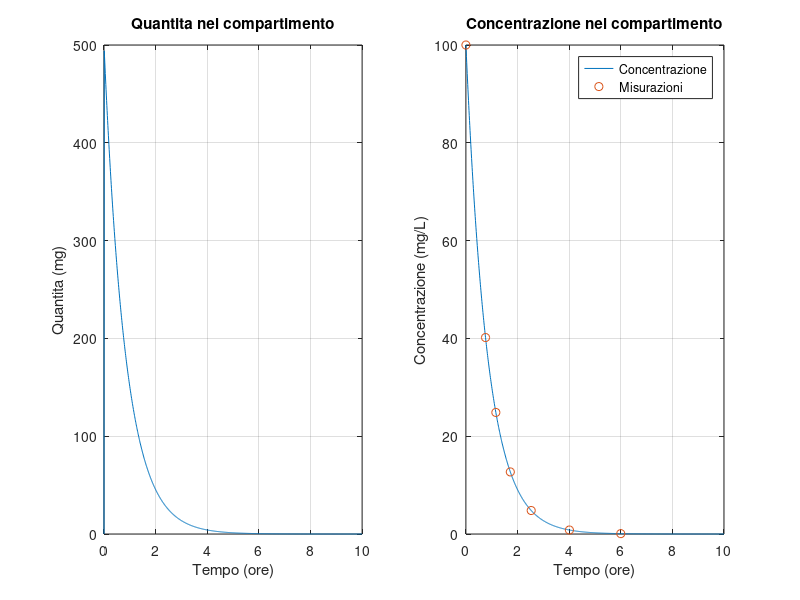
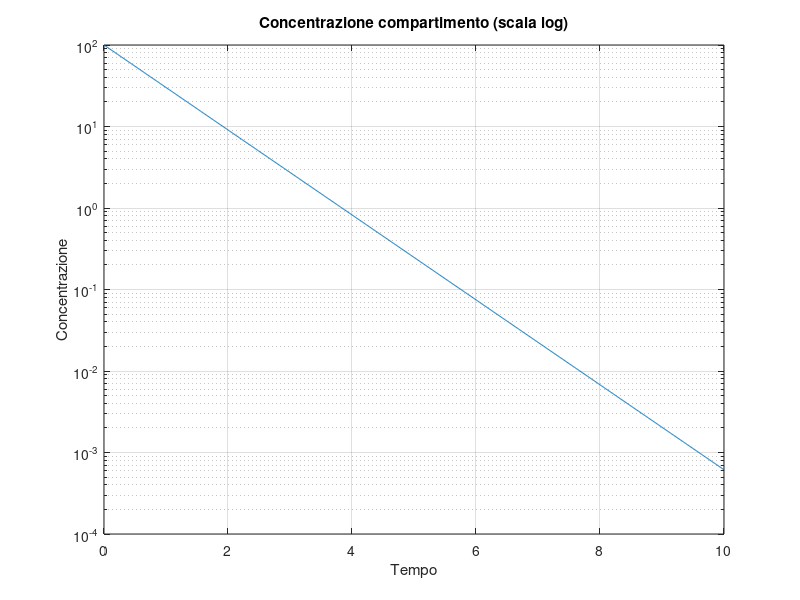
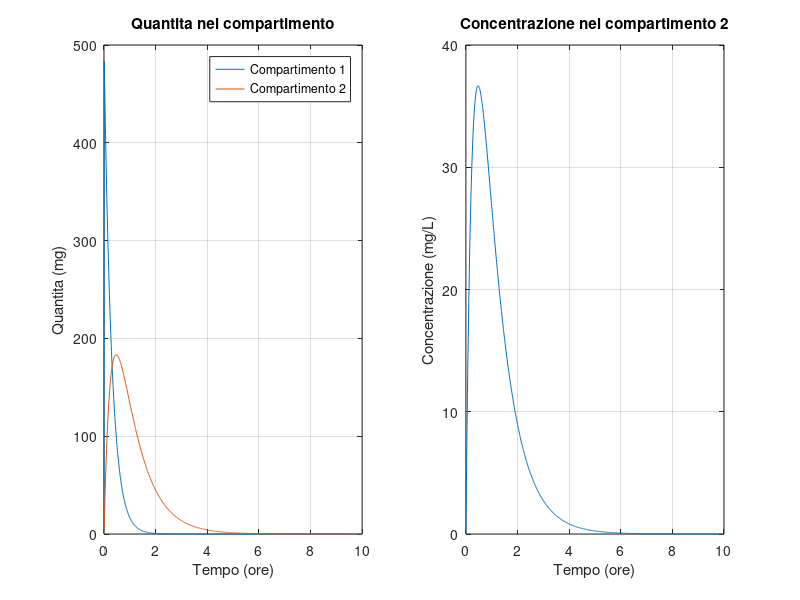
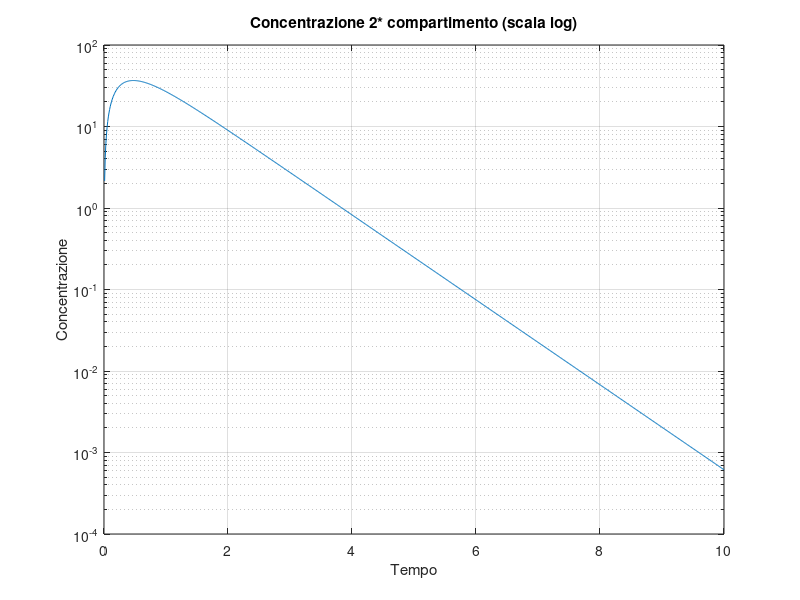

These charts were generated, in order, by the following MATLAB code: (Note: this script raises an error after producing the figures.)
clear all;
clc;

%% Esercizio n*1 - Modello monocompartimentale

% Dati del modello 
ke = 1.2;
d = 500;
V1 = 5;

% Matrici del sistema compartimentale lineare
A = -ke;
B = d;
C = 1/V1;
D = 0;

% Creazione del modello compartimentale lineare
sys = ss(A,B,C,D);

% Grafici della quantita e della concentrazione
figure(1);
t = [0:0.01:10];
[ct,T,qt] = impulse(sys,t);
t_auc = [0, 0.76, 1.16, 1.72, 2.53, 4.01, 6];
c_auc = [100, 40.176, 24.8578, 12.6945, 4.8027, 0.81316, 0.074];
subplot(1,2,1),plot(T,qt), title("Quantita nel compartimento"), 
xlabel("Tempo (ore)"), ylabel("Quantita (mg)"), grid on;
subplot(1,2,2), plot(T,ct), hold on, plot(t_auc,c_auc,'o'), hold off, title("Concentrazione nel compartimento"),
legend("Concentrazione","Misurazioni"), xlabel("Tempo (ore)"), ylabel("Concentrazione (mg/L)"), grid on;

% Grafico della concentrazione in scale logaritmica
figure(2);
semilogy(T,ct), title("Concentrazione compartimento (scala log)"),
xlabel("Tempo"), ylabel("Concentrazione"), grid on;

% Il sistema e' monocompartimentale e quindi ad una sola costante di tempo
% (e' possibile verificarlo dal grafico su scala logaritmica). Il tempo di 
% eliminazione e' pari a 5tau tau = 1/ke. 
tau = 1/ke;
te = 5*tau;

% Calcolo emivita 
tm = 0.693/ke;

% Poiche' il modello e' monocopartimentale concentrazione massima e
% concentrazione iniziale coincidono. 
c0 = d/V1;
cmax = d/V1;

% AUC - Calcolata con formula esatta e tramite approssimazione
auc1_1 = c0/ke;
auc1_2 = trapz(T,ct);

% MRT - Tempo medio di residenza 
% Uso l'approccio non compartimentale calcolando AUMC e AUC con
% campionamento 
auc1_nc = trapz(t_auc,c_auc);
aumc1_nc = trapz(t_auc,t_auc.*c_auc);

mrt = aumc1_nc/auc1_nc;
 
% CLtot - Clearance totale 
CLtot = V1*ke;


%% Esercizio n*2 - Modello con assorbimento 

% Dati modello 
k01 = 1.2;
k02 = 1.2;
k21 = 2.2;
V2 = 5;
d = 500;

% Matrici del sistema compartimentale lineare
A = [-(k01+k21),0;k21,-k02]; 
B = [d;0];
C = [0,1/V2];
D = 0;

% Creazione del modello compartimentale lineare
sys = ss(A,B,C,D);

% Grafici della quantita e della concentrazione
figure(3);
t = [0:0.01:10];
[ct,T,qt] = impulse(sys,t);
subplot(1,2,1), plot(T,qt), title("Quantita nel compartimento"), 
xlabel("Tempo (ore)"), ylabel("Quantita (mg)"), legend("Compartimento 1","Compartimento 2"), grid on;
subplot(1,2,2), plot(T,ct), title("Concentrazione nel compartimento 2"),
xlabel("Tempo (ore)"), ylabel("Concentrazione (mg/L)"), grid on;

% Grafico della concentrazione in scale logaritmica
figure(4);
semilogy(T,ct), title("Concentrazione 2* compartimento (scala log)"),
xlabel("Tempo"), ylabel("Concentrazione"), grid on;

% Tempo eliminazione farmaco 
tau = 1/min(abs(eig(A)));
te = 5*tau;

% Concentrazione minima e massima
c_min = min(ct);
c_max = max(ct);

% AUC 
auc2 = trapz(T,ct);

% Frazione
fa = k21/(k21+k01);

% Variazione k01 
k_var = linspace(k01/100,k01*100,10);
for i=1:10
    figure(5);
    % Matrici del sistema compartimentale lineare
    A_var = [-(k_var(i)+k21),0;k21,-k02]; 
    B = [d;0];
    C = [0,1/V2];
    D = 0;

    % Creazione del modello compartimentale lineare
    sys = ss(A_var,B,C,D);

    % Grafici della quantita e della concentrazione
    t = [0:0.01:10];
    [ct,T,qt] = impulse(sys,t);
    subplot(1,2,1), plot(T,qt), title("Quantita nel compartimento"), 
    xlabel("Tempo (ore)"), ylabel("Quantita (mg)"), legend("Compartimento 1","Compartimento 2"), grid on;
    hold on;
    subplot(1,2,2), plot(T,ct), title("Concentrazione nel compartimento 2"),
    xlabel("Tempo (ore)"), ylabel("Concentrazione (mg/L)"), grid on;
    hold on;
end

% Calcolo della biodisponibilita
t_auc2 = [0.01, 0.23, 0.48, 1.55, 2.05, 3.01, 5.65];
c_auc2 = [2.15, 30.1323, 36.6604, 15.0529, 8.4495, 2.6962, 0.1136];

bio_disp = trapz(t_auc2,c_auc2) / auc1_nc;

% Calcolo costante assorbimento apparente (approccio non comp)
aumc2 = trapz(t_auc2,t_auc2.*c_auc2);
mrt2 = aumc2 / auc2;

mat = mrt2 - mrt;


%% Esercizio n*3 - Modello bicompartimentale (C-peptide)

% Dati modello 
k01 = 6.54e-2;
k12 = 5.68e-2;
k21 = 7.16e-2;
V1 = 3.29;
d = 49650;

% Matrici del sistema compartimentale lineare
A = [-(k01+k21),k12;k21,-k12]; 
B = [d;0];
C = [1/V1,0];
D = 0;

% Creazione del modello compartimentale lineare
sys = ss(A,B,C,D);

% Grafici della quantita e della concentrazione
figure(6);
t = [0:1:200];
[ct,T,qt] = impulse(sys,t);
subplot(1,2,1), plot(T,qt), title("Quantita nei compartimenti"), 
xlabel("Tempo (min)"), ylabel("Quantita (pmol)"), legend("Compartimento 1","Compartimento 2"), grid on;
subplot(1,2,2), plot(T,ct), title("Concentrazione nel compartimento 1"),
xlabel("Tempo (min)"), ylabel("Concentrazione (pmol/L)"), grid on;

% Grafico della concentrazione in scale logaritmica
figure(7);
semilogy(T,ct), title("Concentrazione nel compartimento 1 (scala log)"),
xlabel("Tempo"), ylabel("Concentrazione"), grid on;

% Tempo eliminazione C-peptide
tau_cp = 1/min(abs(eig(A)));
te_cp = 5*tau_cp; 

% AUC 
auc_cp = trapz(ct);

% CLtot 
CLtot = d/auc_cp;

% Variazione parametro
k_var = linspace(k21/100,k21*100,10);

figure(8);

for i=1:10
    % Matrici del sistema compartimentale lineare
    A_var = [-(k01+k_var(i)),k12;k_var(i),-k12];
    B = [d;0];
    C = [1/V1,0];
    D = 0;

    % Creazione del modello compartimentale lineare
    sys = ss(A_var,B,C,D);

    % Grafici della quantita e della concentrazione
    t = [0:1:200];
    [ct,T,qt] = impulse(sys,t);
    subplot(2,1,1), plot(T,qt), title("Quantita nei compartimenti"), 
    xlabel("Tempo (min)"), ylabel("Quantita (pmol)"), legend("Compartimento 1","Compartimento 2"), grid on;
    hold on;
    subplot(2,1,2), plot(T,ct), title("Concentrazione nel compartimento 1"),
    xlabel("Tempo (min)"), ylabel("Concentrazione (pmol/L)"), grid on;
    hold on;
end


%% Modello a tre compartimenti 

% Dati modello 
V1 = 5;
k21 = 2.22;
k12 = 0.859;
k31 = 0.031;
k13 = 0.008;
k01 = 1.2;
d = 500; 

% Matrici del sistema compartimentale lineare
A = [-(k01+k21+k31),k12,k13;k21,-k12,0;k31,0,-k13]; 
B = [d;0;0];
C = [1/V1,0,0];
D = 0;

% Creazione del modello compartimentale lineare
sys = ss(A,B,C,D);

% Grafici della quantita e della concentrazione
figure(9);
t = [0:1:200];
[ct,T,qt] = impulse(sys,t);
subplot(1,2,1), plot(T,qt), title("Quantita nei compartimenti"), 
xlabel("Tempo (min)"), ylabel("Quantita (pmol)"), legend("Compartimento 1","Compartimento 2","Compartimento 3"), grid on;
subplot(1,2,2), plot(T,ct), title("Concentrazione nel compartimento 1"),
xlabel("Tempo (min)"), ylabel("Concentrazione (pmol/L)"), grid on;

% Grafico della concentrazione in scale logaritmica
figure(10);
semilogy(T,ct), title("Concentrazione centrale (scala log)"),
xlabel("Tempo"), ylabel("Concentrazione");

% AUC 
auc_trc = trapz(ct);

% Volume di distribuzione
E = eig(A);
vd = d/(auc_trc*abs(min(E)));

% Pole zero map - Osservazione: quasi cancellazione zero-polo
figure(11);
pzplot(sys);

%% Dosi ripetute modello monocompartimentale

% Dati del modello 
ke = 1.2;
d = 500;
V1 = 5;

% Matrici del sistema compartimentale lineare
A = -ke;
B = d;
C = 1/V1;
D = 0;

% Creazione del modello compartimentale lineare
sys = ss(A,B,C,D);

% Dosi ripetute
deltaImpulsi = 6;
ampiezzaImpulsi = 1;
numeroImpulsi = 12;
t = linspace(0,deltaImpulsi,72);
xprec = 0;

figure(12);  

Y = [];
X = [];
T = [];

for i = 1:numeroImpulsi
    [yimp, timp, ximp] = impulse(sys*ampiezzaImpulsi,t);
    [yini,tini,xini] = initial(sys,xprec,t);
    
    Y = [Y;yimp+yini];
    X = [X;ximp+xini];
    T = [T,t+deltaImpulsi*(i-1)];
    
    xfinale=ximp+xini;
    xprec=xfinale(end,:);
    
end

plot(T,Y);
xlabel("Tempo (ore)"), ylabel("Quantita (mg)"), grid on;


figure(13);

% Delta = 3
[T1,Y1] = dosiRipetute(sys,3,1);
subplot(4,1,1), plot(T1,Y1), axis tight, grid on;
% Delta = 1
[T2,Y2] = dosiRipetute(sys,1,1);
subplot(4,1,2), plot(T2,Y2), axis tight, grid on;
% Delta = 0.5
[T3,Y3] = dosiRipetute(sys,0.5,1);
subplot(4,1,3), plot(T3,Y3), axis tight, grid on;
% Delta = 0.2
[T4,Y4] = dosiRipetute(sys,0.2,1);
subplot(4,1,4), plot(T4,Y4), axis tight, grid on;

% I parametri sono costante di eliminazione e intervallo tra una
% somministrazione e l'altra. 
